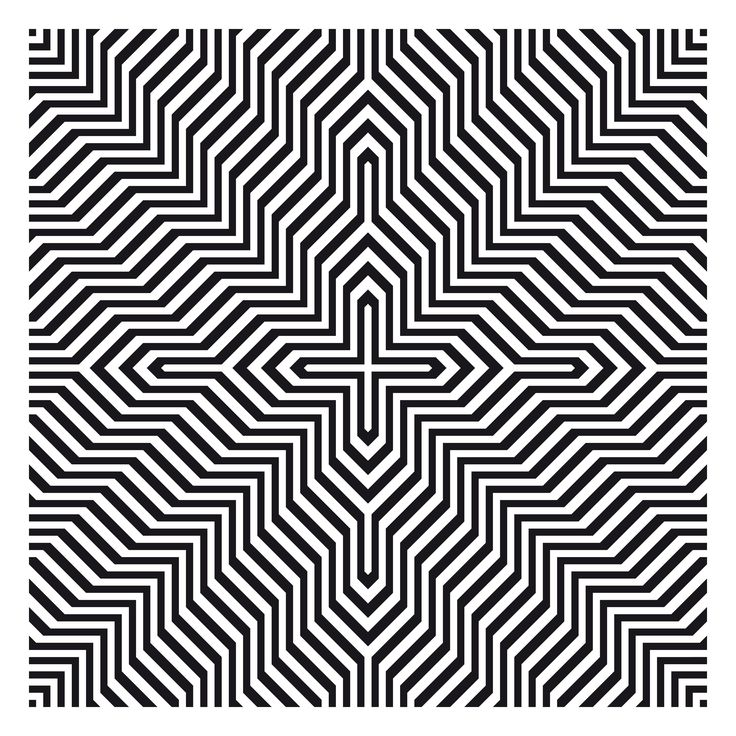
#> input picture test.jpg, 736 x 736 px
$ jupyter execute 'Create Swirl.ipynb'
#> lines starting #> are read from the running program, lines starting #| are printed output that depends on the picture
[cell 1]
import matplotlib.pyplot as plt

from skimage import data
from skimage.transform import swirl
import cv2

image=cv2.imread("test.jpg",0)
#> image: shape (736, 736); min 0, max 255, mean 154.7
swirled = swirl(image, rotation=0, strength=200, radius=300)
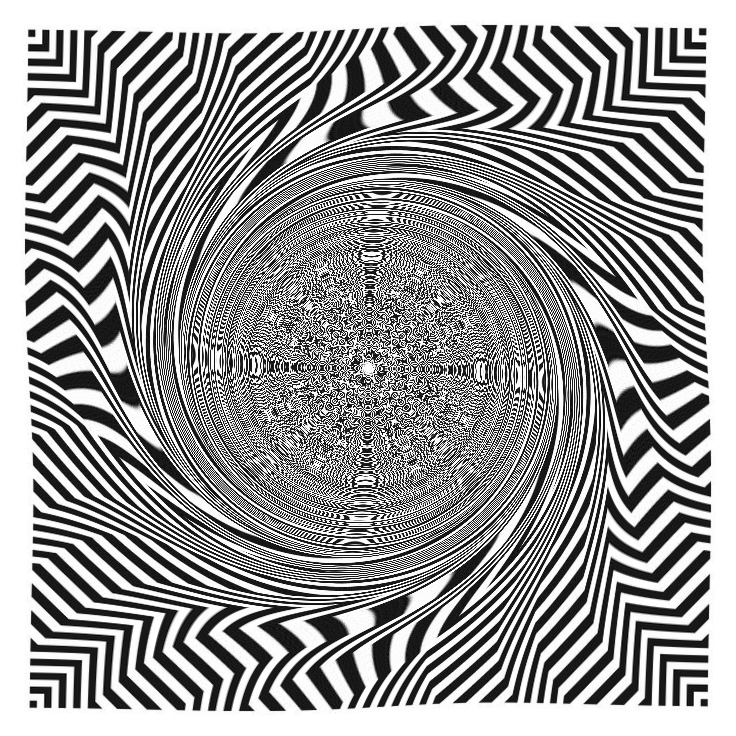
#> swirled: shape (736, 736) float64; min 0.0019, max 1, mean 0.607

fig, (ax0, ax1) = plt.subplots(nrows=1, ncols=2, figsize=(8, 3),
                               sharex=True, sharey=True,
                               subplot_kw={'adjustable':'box-forced'})

ax0.imshow(image, cmap=plt.cm.gray, interpolation='none')
ax0.axis('off')
ax1.imshow(swirled, cmap=plt.cm.gray, interpolation='none')
ax1.axis('off')

plt.show()
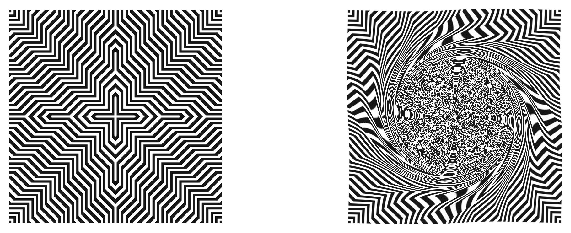
#> figure drawn by matplotlib, 2 panels
